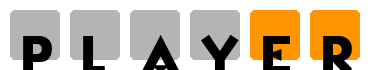

Write Python code to recreate this figure.
import asyncio
import functools
import json
import pygame
import random
import traceback
from alicebot import Plugin
from alicebot.adapter.mirai.message import MiraiMessageSegment

from authconfigs import *
from filemanage import *

pygame.init()

font = pygame.font.Font(None, 50)

PATH = 'plugins//data//wordle//'

with open(PATH + 'words_dictionary.json', 'r') as file:
    dic = list(json.loads(file.read()))
dic2 = {}
meaning = {}


def reload():
    global dic, dic2, meaning
    with open(PATH + 'words_dictionary.json', 'r') as file:
        dic = list(json.loads(file.read()))
    with open(PATH + 'words1.txt', 'r', encoding='UTF-8') as file:
        a = file.readlines()
        for x in a:
            s = x.split('\t')[0].lower()
            if '-' in s or s == 'caregiver':
                continue
            l = len(s)
            if not l in dic2:
                dic2[l] = []
            dic2[l].append(s.upper())
            meaning[s.upper()] = x[len(s) + 1:]
    for i in range(4, 12):
        dic2[i] = list(set(dic2[i]))


reload()


def cmp(x, y):
    return len(y) - len(x)


def pattern(ori, gue):
    s1 = []
    pat = [0 for i in range(len(ori))]
    for j in range(len(gue)):
        if ori[j] != gue[j]:
            s1 += ori[j]
    for j in range(len(ori)):
        if gue[j] == ori[j]:
            pat[j] = 2
        elif gue[j] in s1:
            s1.remove(gue[j])
            pat[j] = 1
    return pat


def hash1(pat):
    h = 0
    for x in range(len(pat)):
        h = h * 3 + pat[x]
    return h


class Wordle():
    def __init__(self, word, hardmode=0):

        if not hardmode:
            self.word = word.upper()
            self.len = len(word)
        else:
            self.word = dic2[word]
            self.len = word
        self.cnt = 0
        self.records = []
        self.hardmode = hardmode

    def guess(self, word):
        if not word.lower() in dic:
            return -2
        if not len(word) == self.len:
            return -3
        word = word.upper()
        self.records.append(word)
        self.cnt += 1
        if not self.hardmode:
            if word == self.word:
                return 1
            if self.cnt == 6:
                return -1
            return 0
        else:
            res = {}
            for x in self.word:
                pat = pattern(x, word)
                h = hash1(pat)
                if not h in res:
                    res[h] = []
                res[h].append(x)
            lis = [res[x] for x in res]
            lis.sort(key=functools.cmp_to_key(cmp))
            self.word = lis[0]
            lis = [x for x in lis if x[0] != word]
            if lis:
                self.word = random.choice(lis[:int(7 / self.cnt)])
            if word == self.word[0] and len(self.word) == 1:
                return 1
            if self.cnt == 6:
                return -1
            print("rem: " + str(len(self.word)))
            return 0

    def api(self):
        s = ''
        for i in range(self.cnt):
            if not self.hardmode:
                pat = pattern(self.word, self.records[i])
            else:
                pat = pattern(self.word[0], self.records[i])
            s += str(pat) + '\n'
        return s

    def answer(self):
        if self.hardmode:
            return self.word[0]
        return self.word

    def generate_picture(self, path):
        screen = pygame.surface.Surface([60 * self.len + 10, 60 * self.cnt + 10])
        colBG, col0, col1, col2 = [255, 255, 255], [180, 180, 180], [255, 150, 0], [0, 255, 0]
        if self.hardmode:
            colBG, col0, col1, col2 = [0, 0, 0], [120, 120, 120], [205, 120, 0], [0, 205, 0]
        screen.fill(colBG)
        for i in range(self.cnt):
            if not self.hardmode:
                pat = pattern(self.word, self.records[i])
            else:
                pat = pattern(self.word[0], self.records[i])
            for j in range(len(self.records[i])):
                if pat[j] == 2:
                    color = col2
                elif pat[j] == 1:
                    color = col1
                else:
                    color = col0

                pygame.draw.rect(screen, color, [60 * j + 10, 60 * i + 10, 50, 50], 0, 5)
                if self.hardmode:
                    if pat[j] == 2: pygame.draw.rect(screen, [255, 255, 0], [60 * j + 10, 60 * i + 10, 50, 50], 3, 5)
                    if pat[j] == 1: pygame.draw.rect(screen, [255, 0, 0], [60 * j + 10, 60 * i + 10, 50, 50], 3, 5)
                    if pat[j] == 0: pygame.draw.rect(screen, [0, 0, 255], [60 * j + 10, 60 * i + 10, 50, 50], 3, 5)
                txtimg = font.render(self.records[i][j], True, [0, 0, 0])
                screen.blit(txtimg, [60 * j + 20, 60 * i + 20])
        pygame.image.save(screen, path)


def new_wordle(length, hard=0):
    if not 4 <= length <= 11:
        return -1
    if not hard:
        word = random.choice(dic2[length])
        return Wordle(word)
    else:
        return Wordle(length, 1)


def word(w):
    return w + ' ' + meaning[w]


current = syncfrom('wordle.json', {})

lock = asyncio.Lock()

print('fin wordle')


class WordlePlugin(Plugin):
    priority: int = 1
    block: bool = False

    async def handle(self) -> None:
        async with lock:
            if not requestauth(self.event.sender.group.id, 'wordle'):
                await self.event.reply('在当前群组中未开启此功能')
                return
            global current
            message_chain = self.event.message.as_message_chain()
            text = message_chain[1]['text'].strip()
            args = text.split(' ')
            try:
                sender = self.event.sender.group.id
                if not sender in current:
                    current[sender] = None
                if len(args) == 1:
                    await self.event.reply('''/wordle 用法：
    /wordle new x [serious] 开始新游戏，单词长度为 x。若填写 serious 则开始严肃模式。
    /wordle guess [单词] 猜测单词
    /wordle remain 查看剩下的字母
    /wordle giveup 放弃当前游戏''')
                    return
                if args[1] == 'reload':
                    if is_admin(self.event.sender.id):
                        try:
                            reload()
                            await self.event.reply('重载成功')
                        except BaseException:
                            await self.event.reply('重载失败，见 flower.log')
                    else:
                        await self.event.reply('没有权限')
                if args[1] == 'giveup':
                    if not current[sender]:
                        await self.event.reply('没有进行中的 Wordle')
                    else:
                        await self.event.reply('你放弃了，正确答案是 ' + word(current[sender].answer()))
                        current[sender] = None
                    syncto('wordle.json', current)
                elif args[1] == 'new':
                    length = int(args[2])
                    if length < 4 or length > 11:
                        await self.event.reply('长度必须是 4~11 的整数')
                        return
                    if current[sender]:
                        await self.event.reply('有一个进行中的 Wordle')
                        return
                    else:
                        if len(args) == 4 and args[3] == 'serious':
                            current[sender] = new_wordle(length, 1)
                            await self.event.reply(
                                '好的，让我们严肃地一决胜负吧。\n输入 /wordle guess [单词] 开始第一次猜测。你有 6 次机会。')
                        else:
                            current[sender] = new_wordle(length)
                            await self.event.reply(
                                '开始了一局新的 Wordle，输入 /wordle guess [单词] 开始第一次猜测。你有 6 次机会。')
                        syncto('wordle.json', current)
                        return
                elif args[1] == 'remain':
                    if not current[sender]:
                        await self.event.reply('没有进行中的 Wordle')
                    s = ''
                    for x in 'abcdefghijklmnopqrstuvwxyz'.upper():
                        flag = 1
                        for j in current[sender].records:
                            if x in j:
                                flag = 0
                        if flag:
                            s += x + ' '
                    await self.event.reply('未使用过的字母有:' + s)
                elif args[1] == 'api':
                    if not current[sender]:
                        await self.event.reply('没有进行中的 Wordle')
                    else:
                        await self.event.reply(current[sender].api())
                elif args[1] == 'guess':
                    if not current[sender]:
                        await self.event.reply('没有进行中的 Wordle')
                    else:
                        val = current[sender].guess(args[2])
                        if val == -2:
                            await self.event.reply('抱歉，我不认识你猜测的这个单词...')
                            return
                        elif val == -3:
                            await self.event.reply('请输入一个长度为 ' + str(current[sender].len) + '的单词')
                            return
                        print('step 1')
                        current[sender].generate_picture('wordle.png')
                        msg = MiraiMessageSegment.image(
                            path=MAINPATH + 'wordle.png')
                        await self.event.reply(msg)
                        if val == 0:
                            await self.event.reply('你还有 ' + str(6 - current[sender].cnt) + '次机会')
                            syncto('wordle.json', current)
                            return
                        elif val == -1:
                            await self.event.reply('你用完了所有机会，你失败了。答案是 ' + word(current[sender].answer()))
                            current[sender] = None
                            syncto('wordle.json', current)
                            return
                        elif val == 1:
                            s1 = ''
                            s = str(self.event.sender.id)
                            await self.event.reply(word(current[sender].answer()) + '，你猜中了答案！' + s1)
                            current[sender] = None
                            syncto('wordle.json', current)
                            return

            except:
                traceback.print_exc()

    async def rule(self) -> bool:
        try:
            message_chain = self.event.message.as_message_chain()
            tp = self.event.get_plain_text()
            text = message_chain[1]['text'].strip()
            return text.startswith('/wordle')
        except:
            return False
